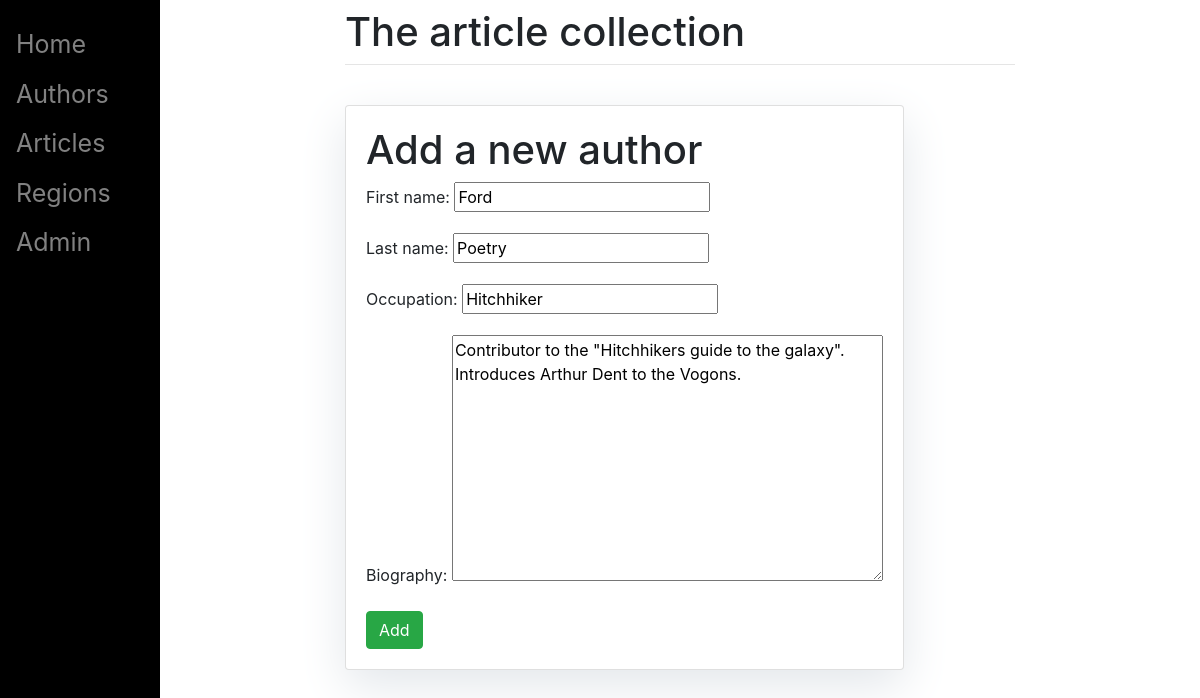
Page /author/update/ford-poetry/ on the committed database.
### playground/models.py (models this page shows, shortened)
class Author(models.Model):
    first_name = models.CharField(max_length=100)
    last_name = models.CharField(max_length=100)
    occupation = models.CharField(max_length=100)
    biography = models.TextField()
    slug = models.SlugField(unique = True, null = False, blank = True)
    joined = models.DateTimeField(auto_now_add = True)
    class Meta:
        ordering = ['-joined']

### playground/views.py (the view)
# urls.py: path('author/update/<slug:slug>/', views.update_author, name = "author_update"),
def update_author(request, slug):
    return update_entity(
        request= request,
        model = Author,
        model_form= AuthorForm,
        slug = slug,
        redirect_location= '/authors',
        html_location= 'author/author_create.html'
    )

### playground/forms.py
class AuthorForm(forms.ModelForm):
    class Meta:
        model = Author
        fields = ['first_name', 'last_name', 'occupation', 'biography']

### playground/views.py (called while the page is built, shortened)
def update_entity(request, model, model_form, slug, redirect_location, html_location):
    entity = model.objects.get(slug = slug)
    form = model_form(instance= entity)
    context = {'form':form}
    return render(request, html_location, context)

### playground/templates/author/author_create.html (shortened to what this page needs)
{% extends 'base.html' %} {% block content %}
<div class="container">
    <div class="row">
        <div class="col-md-20 card mb-4  mt-3 left  top">
        <div class="card-body">
            <h1>{% block title %}Add a new author{% endblock title %}</h1>
            <form method="POST", action = "">
                {{ form.as_p }}
                <button type = "submit", name = "create_author", value = "create", class = "btn btn-success">Add</button>
            </form>
        </div>
        </div>
    </div>
</div>
{% endblock content %}

### playground/templates/base.html (style rules this page uses)
body { font-family: "Roboto", sans-serif; font-size: 18px; background-color: #fdfdfd; }
.card { box-shadow: 0 16px 48px #E3E7EB; }

### rows in the picture
Author: first_name "Ford", last_name "Poetry", occupation "Hitchhiker", biography "Contributor to the \"Hitchhikers guide to the galaxy\". Introduces Arthur Dent to the Vogons."
